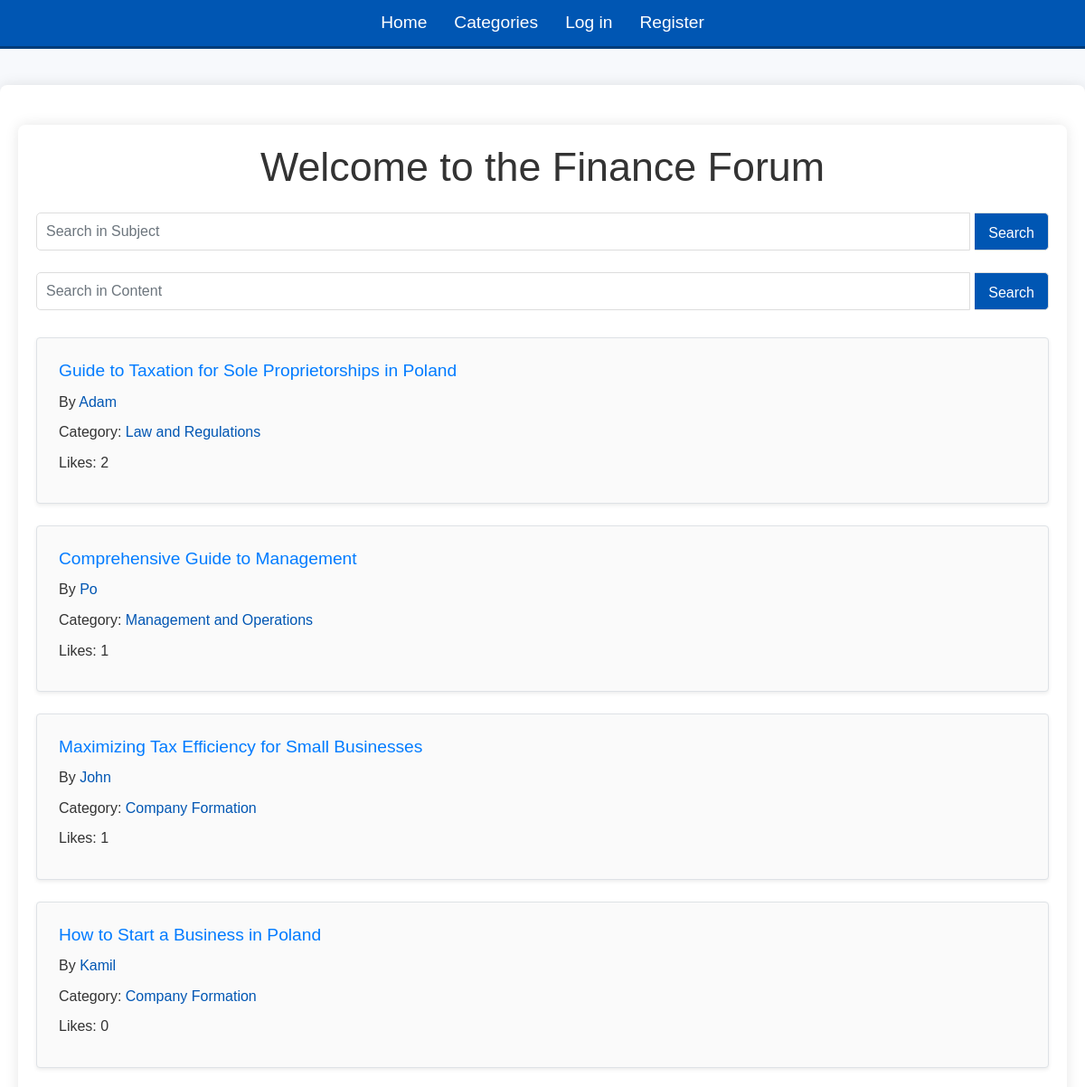
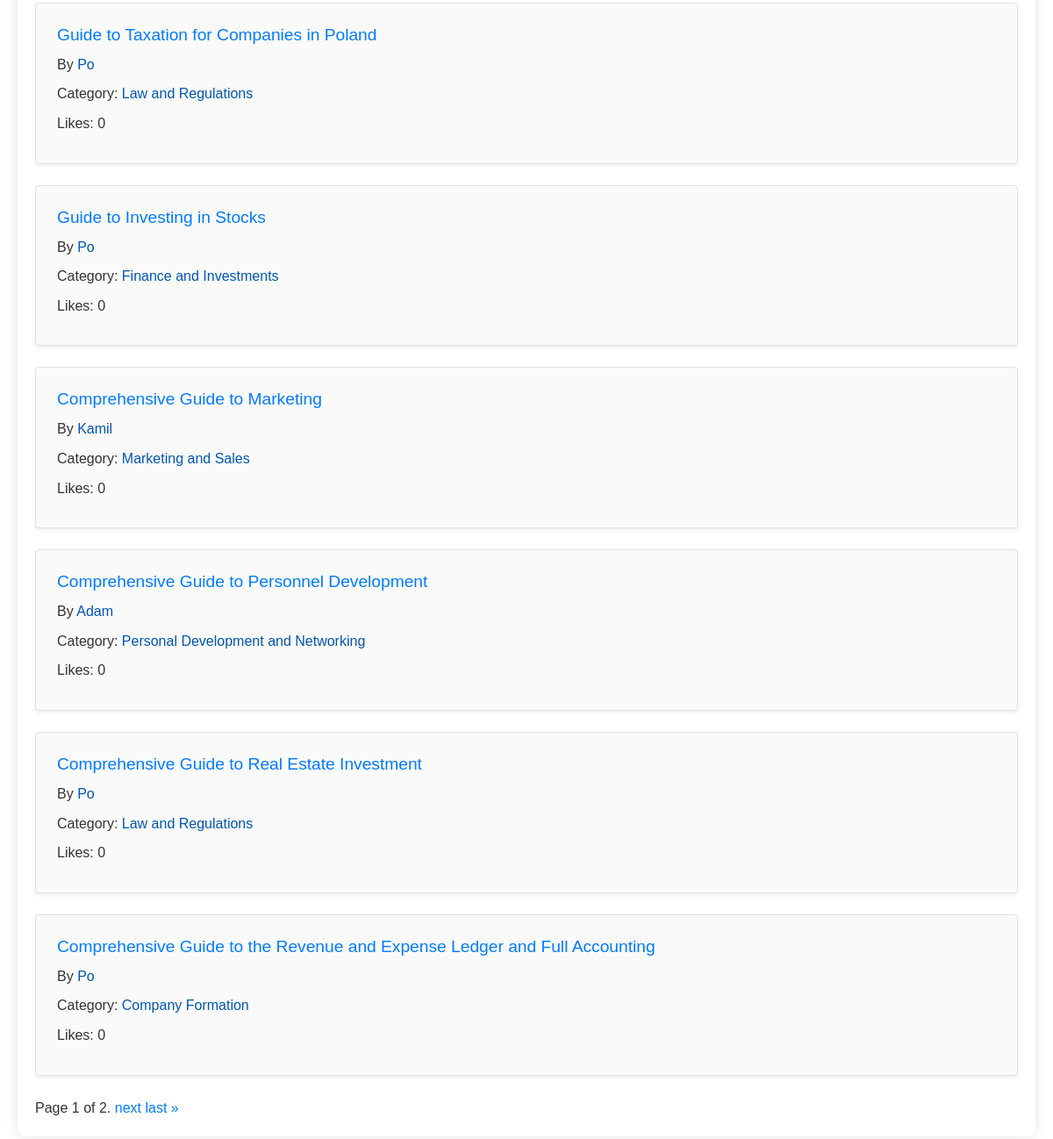
The page / on the database its author committed (2 pictures, top to bottom).
### finance/models.py (models this page shows, shortened)
class Post(models.Model):
    id = models.AutoField(primary_key=True)
    user = models.ForeignKey(User, on_delete=models.CASCADE, related_name="POST")
    temat = models.CharField(max_length=500)
    post = models.CharField(max_length=10000)
    timestamp = models.DateTimeField(default=timezone.now)
    CATEGORY_CHOICES = [
        ('zakladanie_firmy', 'Company Formation'),
        ('finance_inwestycje', 'Finance and Investments'),
        ('marketing_sprzedaz', 'Marketing and Sales'),
        ('zarządzanie_operacje', 'Management and Operations'),
        ('prawo_regulacje', 'Law and Regulations'),
        ('rozwoj_osobisty', 'Personal Development and Networking'),
        ('inne', 'Others')
    ]
    category = models.CharField(max_length=50, choices=CATEGORY_CHOICES, default='inne')
    like_count = models.IntegerField(default=0)

class User(AbstractUser):
    id = models.AutoField(primary_key=True)
    username = models.CharField(max_length=100, unique=True)
    email = models.EmailField(max_length=254)
    password = models.CharField(max_length=128)
    if_professional = models.BooleanField(default=False)

### finance/views.py (the view)
# urls.py: path("", views.index, name="index"),
def index(request):
    post = Post.objects.all().order_by('-like_count')
    paginator = Paginator(post, 10)
    page = request.GET.get('page')
    try:
        posts = paginator.page(page)
    except PageNotAnInteger:
        posts = paginator.page(1)
    return render (request, "finance/index.html",{
        "posts": posts,
    })

### finance/templates/finance/index.html (shortened to what this page needs)
{% extends "finance/layout.html" %}
{% block body %}
<div class="container mt-4">
    <h1 class="text-center">Welcome to the Finance Forum</h1>
    <form method="get" action="{% url 'search_subject' %}" class="search-form my-4 d-flex justify-content-center">
        <input type="text" name="q" class="form-control search-input" placeholder="Search in Subject">
        <button type="submit" class="btn btn-primary search-button">Search</button>
    </form>
    <form method="get" action="{% url 'search_content' %}" class="search-form mb-4 d-flex justify-content-center">
        <input type="text" name="q" class="form-control search-input" placeholder="Search in Content">
        <button type="submit" class="btn btn-primary search-button">Search</button>
    </form>
    {% if posts %}
        <div class="posts-list">
            {% for post in posts %}
                <div class="post p-4 mb-4 border rounded shadow-sm">
                    <h2><a href="{% url 'post_page' post.id %}" class="post-title">{{ post.temat }}</a></h2>
                    <p>By <a href="{% url 'profile' post.user.username %}" class="post-author">{{ post.user.username }}</a></p>
                    <p>Category: <span class="post-category"><a href="{% url 'category' post_category=post.category %}">{{ post.get_category_display }}</a></span></p>
                    <p> Likes: <span class="post-likes">{{ post.like_count }}</span></p>
                </div>
            {% endfor %}
        </div>
    {% else %}
        <p>No posts available.</p>
    {% endif %}
    <div class="pagination">
        <span class="step-links">
            <span class="current">
                Page {{ posts.number }} of {{ posts.paginator.num_pages }}.
            </span>
            {% if posts.has_next %}
                <a href="?page={{ posts.next_page_number }}">next</a>
                <a href="?page={{ posts.paginator.num_pages }}">last &raquo;</a>
            {% endif %}
        </span>
    </div>
</div>
{% endblock %}

### finance/static/finance/styles.css (style rules this page uses)
body { font-family: 'Arial', sans-serif; background-color: #f7f9fc; color: #333; line-height: 1.6; margin: 0; padding: 0; }
.container { max-width: 1200px; margin: 40px auto; padding: 20px; background-color: #fff; border-radius: 8px; box-shadow: 0 0 15px rgba(0, 0, 0, 0.1); }
h1 { font-size: 2.8em; margin-bottom: 20px; }
.search-form { display: flex; justify-content: center; margin-bottom: 20px; width: 100%; }
.search-form .search-input { width: 50%; padding: 10px; font-size: 1em; border: 1px solid #ddd; border-radius: 5px 0 0 5px; flex: 1; height: 42px; }
.search-form .search-button { padding: 10px 15px; font-size: 1em; border: 1px solid #ddd; border-left: none; background-color: #0056b3; color: #fff; border-radius: 0 5px 5px 0; cursor: pointer; flex: 0 0 auto; height: 42px; margin-left: 5px; }
.posts-list { margin-top: 30px; }
.post { margin-bottom: 30px; padding: 20px; border: 1px solid #e0e0e0; border-radius: 5px; background-color: #fafafa; transition: background-color 0.3s ease; }
.post h2 { font-size: 1.1em; margin-bottom: 10px; }
.post p { margin: 8px 0; }
.post p a { color: #0056b3; text-decoration: none; }
.form-control { width: 100%; padding: 10px; font-size: 1em; border: 1px solid #ddd; border-radius: 5px; }
.post h2 { font-size: 1.2em; margin-bottom: 10px; }
.post-title { font-size: 1,5em; margin-bottom: 20px; text-align: center; }

### rows shown on the page
Post: temat "Guide to Taxation for Sole Proprietorships in Poland", user.username "Adam", category "Law and Regulations", like_count "2"
Post: temat "Comprehensive Guide to Management", user.username "Po", category "Management and Operations", like_count "1"
Post: temat "Maximizing Tax Efficiency for Small Businesses", user.username "John", category "Company Formation", like_count "1"
Post: temat "How to Start a Business in Poland", user.username "Kamil", category "Company Formation", like_count "0"
Post: temat "Guide to Taxation for Companies in Poland", user.username "Po", category "Law and Regulations", like_count "0"
Post: temat "Guide to Investing in Stocks", user.username "Po", category "Finance and Investments", like_count "0"
Post: temat "Comprehensive Guide to Marketing", user.username "Kamil", category "Marketing and Sales", like_count "0"
Post: temat "Comprehensive Guide to Personnel Development", user.username "Adam", category "Personal Development and Networking", like_count "0"
Post: temat "Comprehensive Guide to Real Estate Investment", user.username "Po", category "Law and Regulations", like_count "0"
Post: temat "Comprehensive Guide to the Revenue and Expense Ledger and Full Accounting", user.username "Po", category "Company Formation", like_count "0"

### other values the page prints
{{ posts.number }} "1"
{{ posts.paginator.num_pages }} "2"
